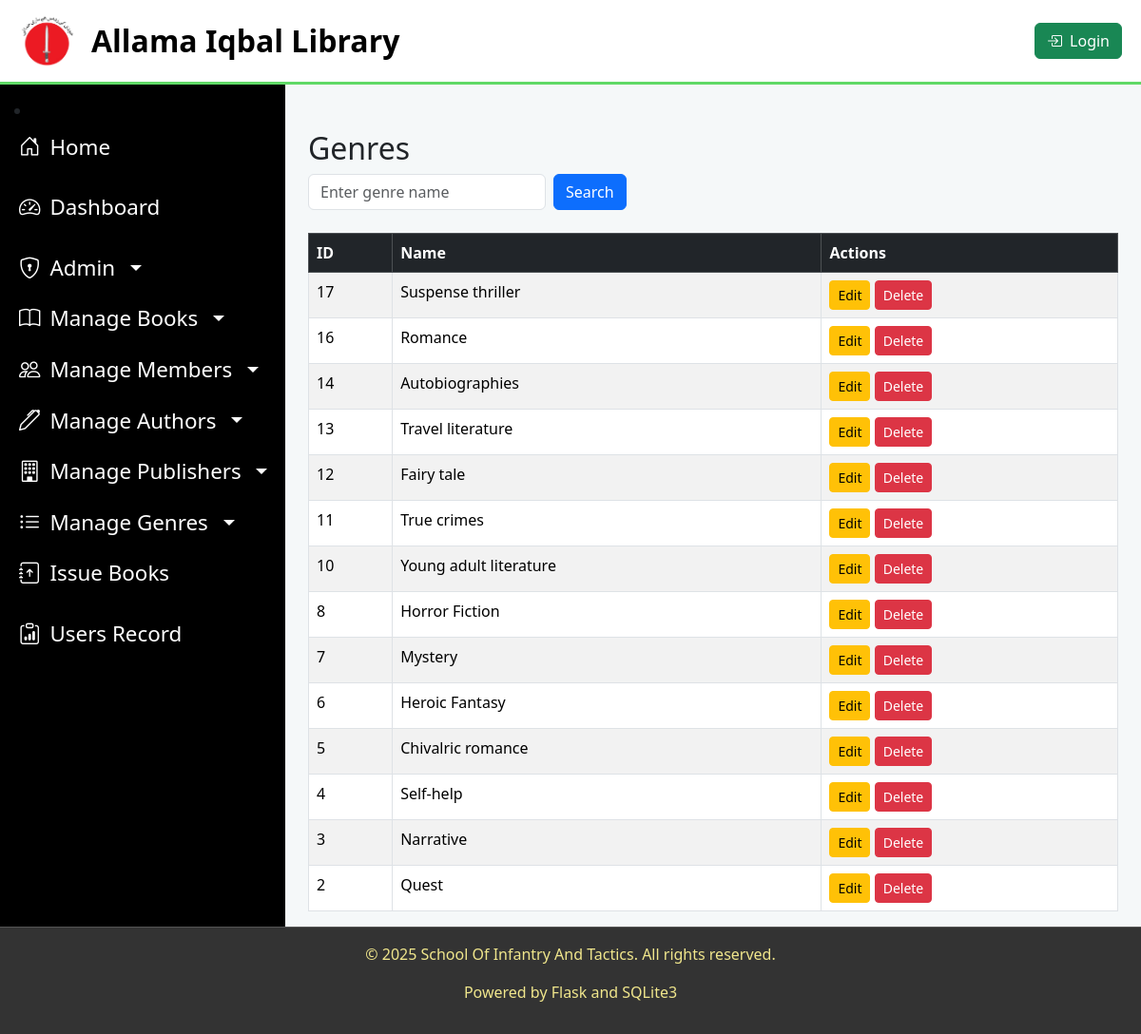
The app's page /genres with its own data.
### tables this page shows
CREATE TABLE genres(
                genre_id INTEGER PRIMARY KEY AUTOINCREMENT,
                genre_name TEXT NOT NULL
        , is_deleted BOOLEAN DEFAULT 0);

### app.py (the view)
@app.route('/genres', methods=['GET'])
def genres():
   search_query = request.args.get('search', '').strip()
   conn = get_db_connection()
   c = conn.cursor()
   if search_query:
        c.execute("SELECT genre_id, genre_name FROM genres WHERE is_deleted = 0 AND  genre_name LIKE ?", ('%' + search_query + '%',))
   else:
        c.execute("SELECT genre_id, genre_name FROM genres WHERE is_deleted = 0 ORDER BY genre_id DESC")
   genres = c.fetchall()
   conn.close()
   return render_template("genres.html", genres=genres, search_query=search_query)

### helper.py (called while the page is built)
def get_db_connection():
    try:
        conn = sqlite3.connect('library.db')
        conn.row_factory = sqlite3.Row  # Enables accessing rows like dictionaries
        return conn
    except sqlite3.Error as e:
        return None

### templates/genres.html
{% extends "layout.html" %}
{% block content %}
<div class="container mt-4">
    <h2>Genres</h2>
    <form action="{{ url_for('genres') }}" method="get" class="mb-4 d-flex align-items-center">
        <input type="text" id="search_query" name="search" class="form-control me-2" placeholder="Enter genre name" value="{{ request.args.get('search', '') }}" style="width: 250px;">
        <button type="submit" class="btn btn-primary">Search</button>
    </form>
    <table class="table table-striped table-bordered">
        <thead class="table-dark">
            <tr>
                <th>ID</th>
                <th>Name</th>
                <th>Actions</th>
            </tr>
        </thead>
        <tbody>
            {% if genres %}
                {% for genre in genres %}
                <tr>
                    <td>{{ genre.genre_id }}</td>
                    <td>{{ genre.genre_name }}</td>
                    <td>
                        <a href="{{ url_for('update_genre', genre_id=genre.genre_id) }}" class="btn btn-warning btn-sm">Edit</a>
                        <form action="{{ url_for('soft_delete_genre', genre_id=genre.genre_id) }}" method="post" class="d-inline">
                            <button type="submit" class="btn btn-danger btn-sm" onclick="return confirm('Are you sure?')">Delete</button>
                        </form>
                    </td>
                </tr>
                {% endfor %}
            {% else %}
                <tr>
                    <td colspan="3" class="text-muted text-center">No genres available</td>
                </tr>
            {% endif %}
        </tbody>
    </table>
</div>
{% endblock %}

### templates/layout.html (style rules this page uses)
body { display: flex; flex-direction: column; min-height: 100vh; background-color: #f5f8f9; }

### records on screen
genres: genre_id "17", genre_name "Suspense thriller"
genres: genre_id "16", genre_name "Romance"
genres: genre_id "14", genre_name "Autobiographies"
genres: genre_id "13", genre_name "Travel literature"
genres: genre_id "12", genre_name "Fairy tale"
genres: genre_id "11", genre_name "True crimes"
genres: genre_id "10", genre_name "Young adult literature"
genres: genre_id "8", genre_name "Horror Fiction"
genres: genre_id "7", genre_name "Mystery"
genres: genre_id "6", genre_name "Heroic Fantasy"
genres: genre_id "5", genre_name "Chivalric romance"
genres: genre_id "4", genre_name "Self-help"
genres: genre_id "3", genre_name "Narrative"
genres: genre_id "2", genre_name "Quest"
